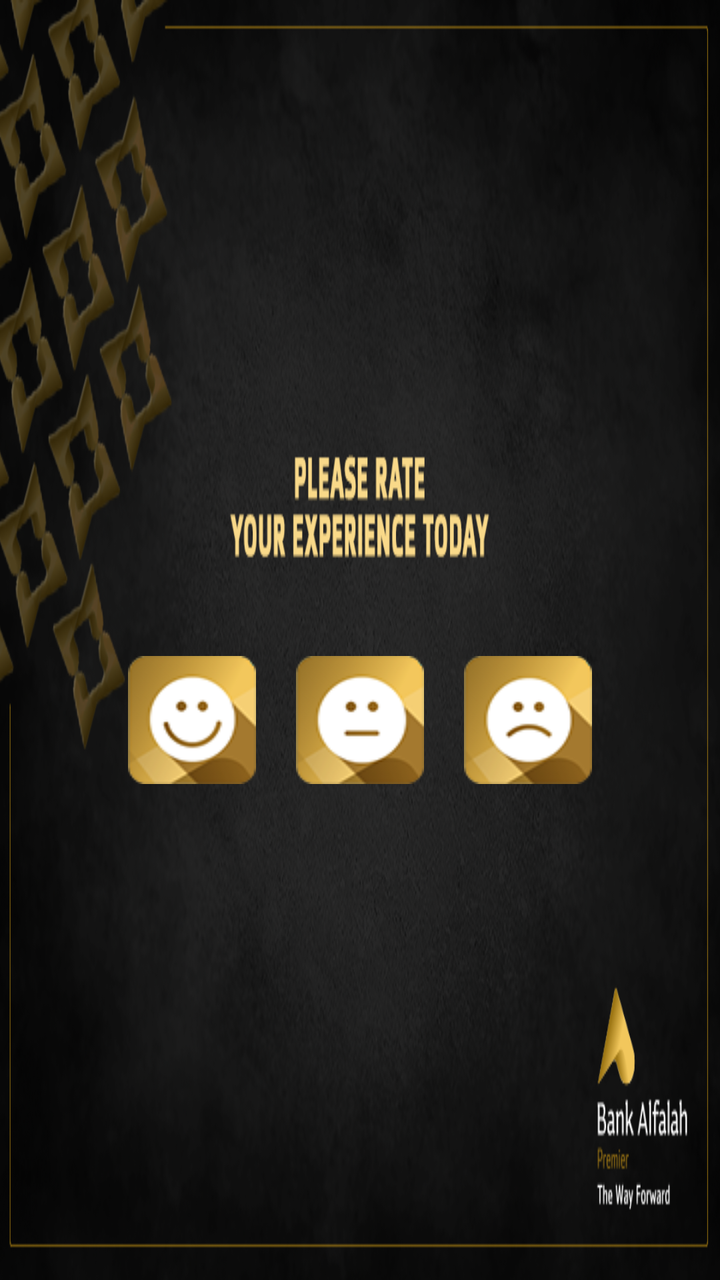
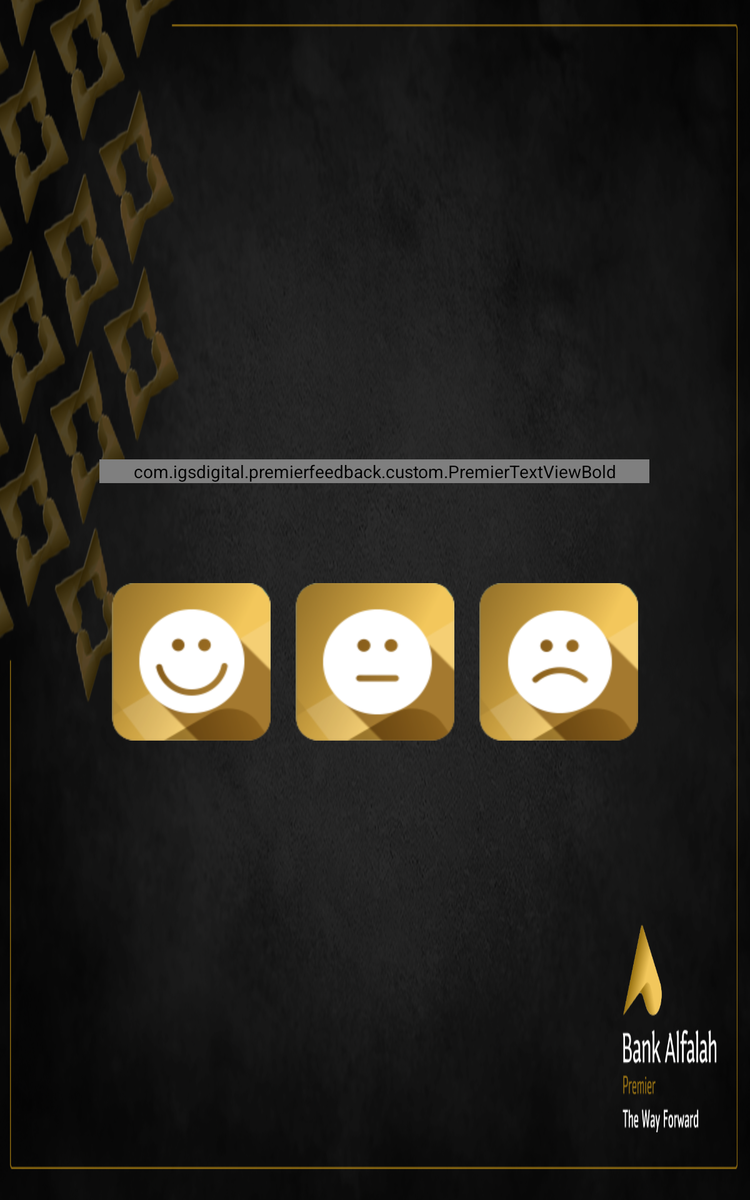

First picture: res/layout/ on a phone held upright. Second picture: the repository's own variant of that layout, on a device whose configuration matches the variant's folder. Source for both follows.
<!-- AndroidManifest.xml: activity theme android:Theme.NoTitleBar.Fullscreen -->
<!-- res/layout/activity_selection.xml -->
<?xml version="1.0" encoding="utf-8"?>
<RelativeLayout
    xmlns:android="http://schemas.android.com/apk/res/android"
              android:orientation="vertical"
              android:layout_width="match_parent"
              android:layout_height="match_parent"
              android:gravity="center_horizontal|center_vertical"
            android:background="@drawable/rate_your_experience">


    <LinearLayout
        android:orientation="horizontal"
        android:layout_width="wrap_content"
        android:layout_height="wrap_content"
        android:gravity="center_horizontal">

        <ImageView
            android:layout_width="wrap_content"
            android:layout_height="wrap_content"
            android:id="@+id/imageView_happy"
            android:src="@drawable/happyface"
            android:layout_gravity="center"
            android:clickable="true"
            android:onClick="happyClicked"
            android:paddingTop="80dp"
            android:layout_marginLeft="10dp"
            android:layout_marginRight="10dp" />

        <ImageView
            android:layout_width="wrap_content"
            android:layout_height="wrap_content"
            android:id="@+id/imageView_inDifferent"
            android:src="@drawable/indifferentface"
            android:layout_gravity="center"
            android:clickable="true"
            android:onClick="inDifferentClicked"
            android:paddingTop="80dp"
            android:layout_marginLeft="10dp"
            android:layout_marginRight="10dp" />

        <ImageView
            android:layout_width="wrap_content"
            android:layout_height="wrap_content"
            android:id="@+id/imageView_angry"
            android:src="@drawable/angryface"
            android:layout_gravity="center"
            android:clickable="true"
            android:onClick="angryClicked"
            android:paddingTop="80dp"
            android:layout_marginLeft="10dp"
            android:layout_marginRight="10dp" />
    </LinearLayout>

</RelativeLayout>
<!-- resources referenced by this layout -->
<resources>
  <!-- drawable angryface: png bitmap (drawable-large, 28420 bytes) -->
  <!-- drawable happyface: png bitmap (drawable-large, 28352 bytes) -->
  <!-- drawable indifferentface: png bitmap (drawable-large, 25937 bytes) -->
  <!-- drawable rate_your_experience: png bitmap (drawable-large, 1008575 bytes) -->
</resources>
<!-- res/layout-large/activity_selection.xml (the repository's variant of the layout above) -->
<!-- drawn on a 7-inch tablet held upright -->
<?xml version="1.0" encoding="utf-8"?>
<RelativeLayout
    xmlns:android="http://schemas.android.com/apk/res/android"
    xmlns:tools="http://schemas.android.com/tools"
    android:orientation="vertical"
              android:layout_width="match_parent"
              android:layout_height="match_parent"
              android:gravity="center_horizontal|center_vertical"
            android:background="@drawable/background">



    <RelativeLayout
        android:orientation="horizontal"
        android:layout_width="wrap_content"
        android:layout_height="wrap_content"
        android:gravity="center_horizontal">


        <com.igsdigital.premierfeedback.custom.PremierTextViewBold
            android:layout_width="440dp"
            android:layout_height="wrap_content"
            android:textSize="30dp"
            android:text="PLEASE RATE\n YOUR EXPERIENCE TODAY"
            android:textColor="@color/colorHeading"
            android:textAlignment="center"
            android:id="@+id/textView_selection_title"
            android:textStyle="bold"/>

        <ImageView
            android:layout_width="wrap_content"
            android:layout_height="wrap_content"
            android:id="@+id/imageView_happy"
            android:src="@drawable/happyface"
            android:clickable="true"
            android:onClick="happyClicked"
            android:layout_marginLeft="10dp"
            android:paddingTop="80dp"
            android:layout_marginRight="10dp"
            android:layout_below="@+id/textView_selection_title"
            android:layout_alignParentLeft="true"
            />

        <ImageView
            android:layout_width="wrap_content"
            android:layout_height="wrap_content"
            android:id="@+id/imageView_inDifferent"
            android:src="@drawable/indifferentface"
            android:layout_gravity="center"
            android:clickable="true"
            android:onClick="inDifferentClicked"
            android:paddingTop="80dp"
            android:layout_marginLeft="10dp"
            android:layout_marginRight="10dp"
            android:layout_below="@+id/textView_selection_title"
            android:layout_toRightOf="@+id/imageView_happy"
            />

        <ImageView
            android:layout_width="wrap_content"
            android:layout_height="wrap_content"
            android:id="@+id/imageView_angry"
            android:src="@drawable/angryface"
            android:layout_gravity="center"
            android:clickable="true"
            android:onClick="angryClicked"
            android:paddingTop="80dp"
            android:layout_marginLeft="10dp"
            android:layout_marginRight="10dp"
            android:layout_below="@+id/textView_selection_title"
            android:layout_toRightOf="@+id/imageView_inDifferent" />
    </RelativeLayout>

</RelativeLayout>
<!-- resources referenced by the variant -->
<!-- as a 7-inch tablet held upright resolves them -->
<resources>
  <color name="colorHeading">#F8D888</color>
  <!-- drawable angryface: png bitmap (drawable-large, 28420 bytes) -->
  <!-- drawable background: png bitmap (drawable-large, 1006962 bytes) -->
  <!-- drawable happyface: png bitmap (drawable-large, 28352 bytes) -->
  <!-- drawable indifferentface: png bitmap (drawable-large, 25937 bytes) -->
</resources>
